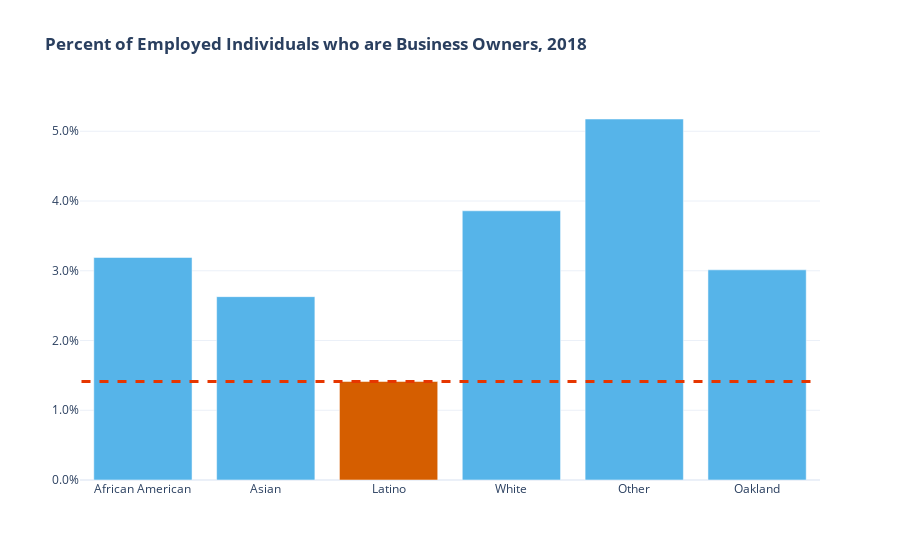

The cell this chart's notebook holds for it:
### Code cell
colors = ['#56B4E9',] * 6
colors[ind1p.counts.idxmin()] = '#D55E00'

fig = go.Figure(data=[go.Bar(
    x=ind1p.RACE,
    y=ind1p.counts,
    marker_color=colors
)])

fig.add_shape(type="line",
    xref="x", yref="y",
    x0=-0.5, y0=ind1p.counts.min(), x1=5.5, y1=ind1p.counts.min(),
    line=dict(
        color="#e63600",
        width=3,
        dash="dash",
    ),
    opacity=1,
              
             )

fig.update_layout(yaxis_tickformat = '.1%', template="plotly_white", title_text='<b>Percent of Employed Individuals who are Business Owners, 2018</b>')

### Figure 1 — Plotly figure (JSON) as saved in the notebook; plotly's stock layout.template omitted (floating-point values rounded to 4 significant figures)
{"data": [{"marker": {"color": ["#56B4E9", "#56B4E9", "#D55E00", "#56B4E9", "#56B4E9", "#56B4E9"]}, "type": "bar", "x": ["African American", "Asian", "Latino", "White", "Other", "Oakland"], "y": [0.0319, 0.02629, 0.01413, 0.0386, 0.05176, 0.03013]}], "layout": {"shapes": [{"line": {"color": "#e63600", "dash": "dash", "width": 3}, "opacity": 1, "type": "line", "x0": -0.5, "x1": 5.5, "xref": "x", "y0": 0.01413, "y1": 0.01413, "yref": "y"}], "title": {"text": "<b>Percent of Employed Individuals who are Business Owners, 2018</b>"}, "yaxis": {"tickformat": ".1%"}}}
